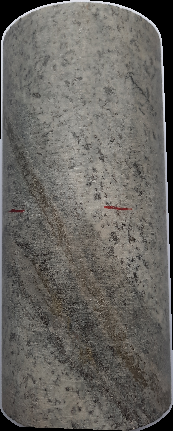
#> input picture img/testigo_1.png, 173 x 431 px
$ python test_move.py
#> lines starting #> are read from the running program, lines starting #| are printed output that depends on the picture
import cv2 as cv
import math

#Este archivo hace la función de elegir los puntos de una imagen panorámica para que otra función externa
#tenga dichos puntos y así recortarla como un rectángulo, hay que reemplazar la elección de puntos original
#por este código. Al presionar algún botón para elegir el momento en el que se tienen los puntos deseados
#(a definir) se deben utilizar los puntos guardados hasta ese momento y proseguir con el resto del proceso


def rescale(frame, scale = 1):
    width = int(frame.shape[1] * scale)
    height = int(frame.shape[0] * scale)
    dimensions = (width, height)
    #print(dimensions)
    return cv.resize(frame, dimensions, interpolation=cv.INTER_AREA)

#dibuja circulos con las lineas que las unen en el orden conveniente
def draw_circles_and_lines(frame, r, c1, c2, c3, c4):
    cv.circle(frame, c1, r, RED, -1)
    cv.circle(frame, c2, r, ORANGE, -1)
    cv.circle(frame, c3, r, GOLD, -1)
    cv.circle(frame, c4, r, AQUA, -1)
    cv.line(frame, c1, c2, BLUE)
    cv.line(frame, c2, c4, BLUE)
    cv.line(frame, c3, c4, BLUE)
    cv.line(frame, c3, c1, BLUE)

#fórmula pitagórica para calcular diferencia entre el punto del click y el de algún otro punto
# [4 lines left out: function dif_circle, not called in this run]

move_circle_1 = False
move_circle_2 = False
move_circle_3 = False
move_circle_4 = False
BLUE = [255,0,0]
RED = [0, 0, 255]
ORANGE = [0,165,255]
GOLD = [0,215,255]
AQUA = [255,255,0]
GREEN = [0, 255, 0]

#bg es la imagen, basta con cambiar la URL a la imagen deseada

#Apliqué un rescale a la imagen, eso se puede modificar

bg = rescale(cv.imread('../img/testigo_1.png'))
#> in rescale, `width = int(frame.shape[1] * scale)`: width = 173
#> in rescale, `dimensions = (width, height)`: dimensions = (173, 431)
#> in rescale, returned value is the input picture: shape (431, 173, 3); mean B, G, R 97.4, 101.8, 104.2

bg_original = bg.copy()

bg_size = bg.shape
#> bg_size = (431, 173, 3)

#radio de los puntos visibles en la imagen
radius = 7

#Estos son los 4 puntos (en orden son A, B, C y D), son variables globales
#En teoría siempre son A, B, C y D en ese orden, a menos que alguien deforme el cuadrilátero visible
#(o lo invierta), estos casos son mejorables pero lo haré a futuro (para impedir que un punto cruze
# una línea)
#Tienen valores iniciales equivalentes a las 4 esquinas de la imagen y se van modificando con el código,
#si están muy esquinadas inicialmente se pueden correr algunos píxeles hacia adentro en la pos. inicial

r1_center = (0,0)
r2_center = (0,bg_size[0])
#> r2_center = (0, 431)
r3_center = (bg_size[1],0)
#> r3_center = (173, 0)
r4_center = (bg_size[1],bg_size[0])
#> r4_center = (173, 431)

draw_circles_and_lines(bg, radius, r1_center, r2_center, r3_center, r4_center)
#> in draw_circles_and_lines, `cv.circle(frame, c2, r, ORANGE, -1)`: frame: shape (431, 173, 3); mean B, G, R 97.4, 101.9, 104.5
#> in draw_circles_and_lines, `cv.circle(frame, c4, r, AQUA, -1)`: frame: shape (431, 173, 3); mean B, G, R 97.5, 102.1, 104.6
#> in draw_circles_and_lines, `cv.line(frame, c3, c1, BLUE)`:
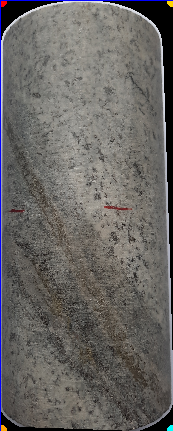
#> frame: shape (431, 173, 3); mean B, G, R 98.9, 101.4, 103.9

# [103 lines left out: functions mouse, mouse_rectangle, main_not_rectangle, not called in this run]

def main_rectangle():
    rows, cols = bg.shape[:2][0] * 0.2 , bg.shape[:2][0] * 0.2

    cv.namedWindow('draw')
    cv.setMouseCallback('draw', mouse_rectangle)

    #Por ahora, para matar al código hay que apretar Esc (si se aprieta la X se vuelve a poner la imagen,
    # y por razones desconocidas no se mueven los círculos, pero en teoría no se debería hacer eso XD,
    # error a arreglar a futuro)

    while True:

        cv.imshow('draw', bg)
        k = cv.waitKey(1)

        #waiting for esc to exit
        if k == 27 & 0xFF:
            break

    cv.destroyAllWindows()

main_rectangle()
#> (key Esc is pressed here)
